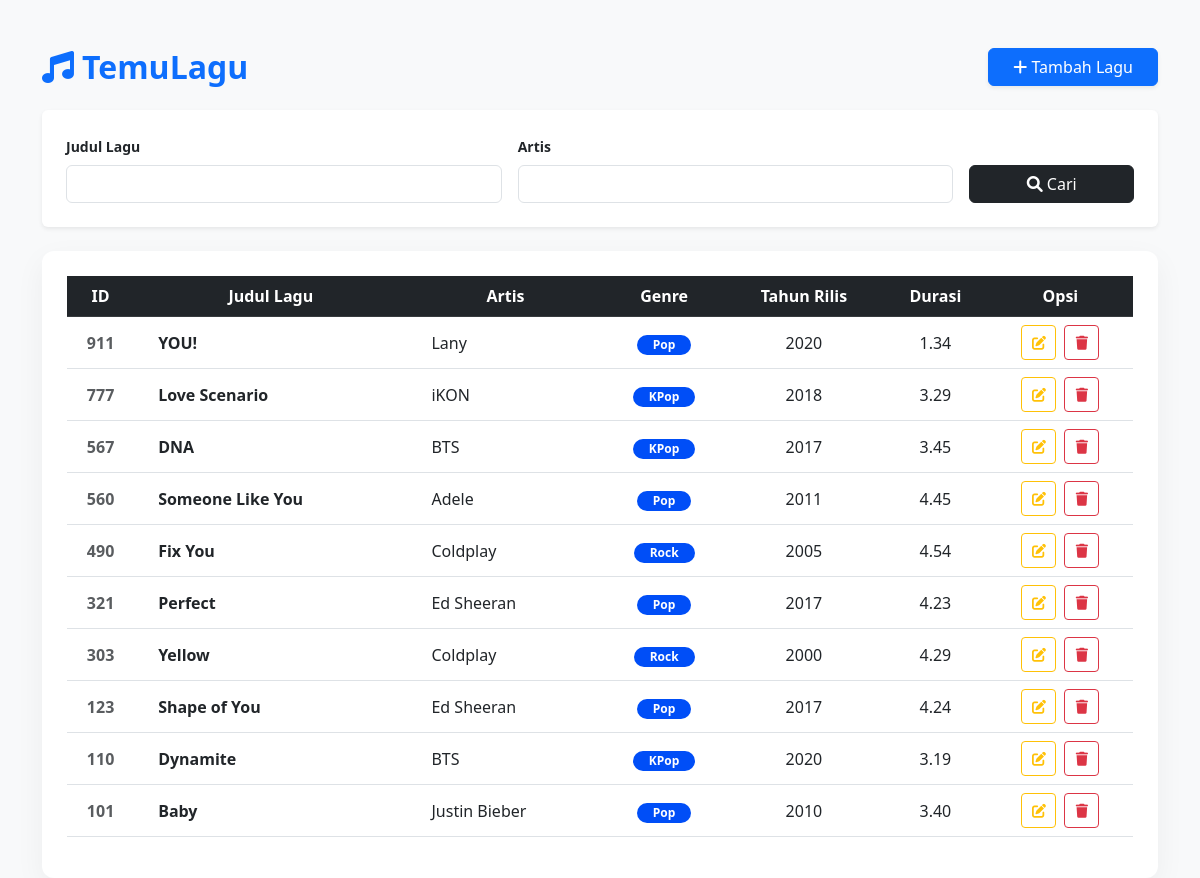
The page / on the database its author committed.
### tables this page shows
CREATE TABLE `lagu` (
  `ID` int(11) NOT NULL,
  `Judul` varchar(255) NOT NULL,
  `Artis` varchar(255) NOT NULL,
  `Genre` varchar(255) NOT NULL,
  `Tahun_Rilis` int(11) NOT NULL,
  `Durasi` decimal(4,2) NOT NULL
);

### proses_index.php (called while the page is built, shortened)
<?php
include 'koneksi.php';
$per_halaman = 10;
$halaman = (isset($_GET['halaman']) && is_numeric($_GET['halaman']) && $_GET['halaman'] > 0)
            ? (int)$_GET['halaman']
            : 1;
$offset = ($halaman - 1) * $per_halaman;
$search_judul = isset($_GET['judul']) ? trim($_GET['judul']) : '';
$search_artis = isset($_GET['artis']) ? trim($_GET['artis']) : '';
$conditions = [];
$params = [];
$types = '';
$where = $conditions ? "WHERE " . implode(" AND ", $conditions) : "";
$sql_data = "SELECT * FROM lagu $where ORDER BY ID DESC LIMIT ? OFFSET ?";
$stmt_data = $conn->prepare($sql_data);
$params_data = [...$params, $per_halaman, $offset];
$types_data = $types . 'ii';
$stmt_data->bind_param($types_data, ...$params_data);
$stmt_data->execute();
$result = $stmt_data->get_result();
?>

### index.php (the view, shortened to what this page needs)
<?php
include 'proses_index.php';
?>
<!DOCTYPE html>
<html lang="en">
    <head>
        <link href="https://cdn.jsdelivr.net/npm/bootstrap@5.3.0/dist/css/bootstrap.min.css" rel="stylesheet">
        <link rel="stylesheet" href="https://cdnjs.cloudflare.com/ajax/libs/font-awesome/6.0.0/css/all.min.css">
    </head>
    <body>
        <div class="container mt-5">
        <div class="d-flex justify-content-between align-items-center mb-4">
            <h2 class="text-primary fw-bold mb-0">
                <i class="fas fa-music me-2"></i>TemuLagu
            </h2>
            <a href="tambah_lagu.php" class="btn btn-primary px-4 shadow-sm">
                <i class="fas fa-plus"></i> Tambah Lagu
            </a>
        </div>
        <div class="card border-0 shadow-sm mb-4">
            <div class="card-body p-4">
                <form method="GET" class="row g-3">
                    <div class="col-md-5">
                        <label class="form-label small fw-bold">Judul Lagu</label>
                        <input type="text" name="judul" class="form-control" value="<?= htmlspecialchars($search_judul) ?>">
                    </div>
                    <div class="col-md-5">
                        <label class="form-label small fw-bold">Artis</label>
                        <input type="text" name="artis" class="form-control" value="<?= htmlspecialchars($search_artis) ?>">
                    </div>
                    <div class="col-md-2 d-flex align-items-end">
                        <button type="submit" class="btn btn-dark w-100">
                            <i class="fas fa-search"></i> Cari
                        </button>
                    </div>
                </form>
            </div>
        </div>
        <div class="table-container">
            <div class="table-responsive">
                <table class="table table-hover align-middle text-center">
                    <thead class="table-dark">
                        <tr>
                            <th>ID</th>
                            <th>Judul Lagu</th>
                            <th>Artis</th>
                            <th>Genre</th>
                            <th>Tahun Rilis</th>
                            <th>Durasi</th>
                            <th>Opsi</th>
                        </tr>
                    </thead>
                    <tbody>
                        <?php if ($result->num_rows > 0): ?>
                            <?php while ($row = $result->fetch_assoc()): ?>
                        <tr>
                            <td class="fw-bold text-muted"><?= $row['ID'] ?></td>
                            <td class="text-start ps-4 fw-bold"><?= htmlspecialchars($row['Judul']) ?></td>
                            <td class="text-start ps-4"><?= htmlspecialchars($row['Artis']) ?></td>
                            <td>
                                <span class="badge badge-genre rounded-pill px-3">
                                    <?= htmlspecialchars($row['Genre']) ?>
                                </span>
                            </td>
                            <td><?= $row['Tahun_Rilis'] ?></td>
                            <td class="text-nowrap">
                                <?php
                                    $val = (string)$row['Durasi'];
                                    if (strpos($val, '.') !== false) {
                                        $parts = explode('.', $val);
                                        $menit = $parts[0];
                                        $detik = str_pad($parts[1], 2, "0", STR_PAD_RIGHT);
                                        echo $menit . "." . $detik;
                                    } else {
                                        echo $val . ":00";
                                    }
                                ?>
                            </td>
                            <td>
                                <div class="d-flex justify-content-center gap-2">
                                    <a href="edit.php?id=<?= $row['ID'] ?>" class="btn btn-sm btn-outline-warning btn-action">
                                        <i class="fas fa-edit"></i>
                                    </a>
                                    <a href="hapus.php?id=<?= $row['ID'] ?>" class="btn btn-sm btn-outline-danger btn-action" onclick="return confirm('Yakin ingin hapus lagu ini?')">
                                        <i class="fas fa-trash"></i>
                                    </a>
                                </div>
                            </td>
                        </tr>
                    <?php endwhile; ?>
                    <?php else: ?>
                    <tr>
                        <td colspan="7" class="text-center py-5 text-muted">Lagu tidak ditemukan.</td>
                    </tr>
                    <?php endif; ?>
                </tbody>
            </table>
        </div>
        </div>
        </div>
    </body>
</html>

### index.php (style rules this page uses)
body { background-color: #f8f9fa; }
.table-container { background: white; border-radius: 12px; padding: 25px; box-shadow: 0 10px 30px rgba(0,0,0,0.05); }
.badge-genre { background-color: #004ef7; color: white; }
.btn-action { width: 35px; height: 35px; display: inline-flex; align-items: center; justify-content: center; }

### rows shown on the page
lagu: ID "911", Judul "YOU!", Artis "Lany", Genre "Pop", Tahun_Rilis "2020", Durasi "1", Durasi "34"
lagu: ID "777", Judul "Love Scenario", Artis "iKON", Genre "KPop", Tahun_Rilis "2018", Durasi "3", Durasi "29"
lagu: ID "567", Judul "DNA", Artis "BTS", Genre "KPop", Tahun_Rilis "2017", Durasi "3", Durasi "45"
lagu: ID "560", Judul "Someone Like You", Artis "Adele", Genre "Pop", Tahun_Rilis "2011", Durasi "4", Durasi "45"
lagu: ID "490", Judul "Fix You", Artis "Coldplay", Genre "Rock", Tahun_Rilis "2005", Durasi "4", Durasi "54"
lagu: ID "321", Judul "Perfect", Artis "Ed Sheeran", Genre "Pop", Tahun_Rilis "2017", Durasi "4", Durasi "23"
lagu: ID "303", Judul "Yellow", Artis "Coldplay", Genre "Rock", Tahun_Rilis "2000", Durasi "4", Durasi "29"
lagu: ID "123", Judul "Shape of You", Artis "Ed Sheeran", Genre "Pop", Tahun_Rilis "2017", Durasi "4", Durasi "24"
lagu: ID "110", Judul "Dynamite", Artis "BTS", Genre "KPop", Tahun_Rilis "2020", Durasi "3", Durasi "19"
lagu: ID "101", Judul "Baby", Artis "Justin Bieber", Genre "Pop", Tahun_Rilis "2010", Durasi "3", Durasi "40"
